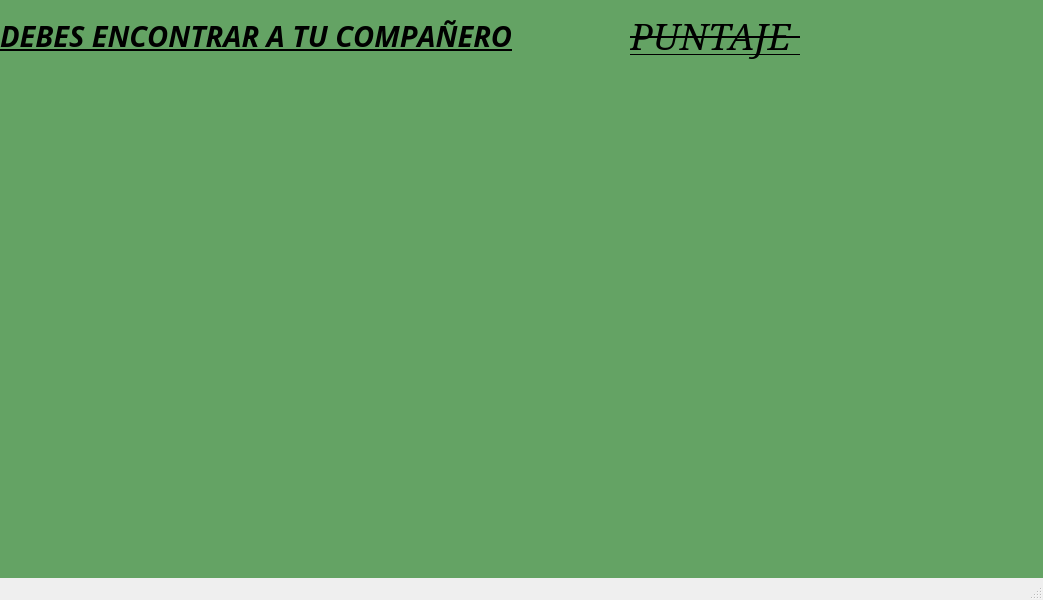
<?xml version="1.0" encoding="UTF-8"?>
<ui version="4.0">
 <class>MainWindow</class>
 <widget class="QMainWindow" name="MainWindow">
  <property name="geometry">
   <rect>
    <x>0</x>
    <y>0</y>
    <width>1043</width>
    <height>600</height>
   </rect>
  </property>
  <property name="windowTitle">
   <string>MainWindow</string>
  </property>
  <widget class="QWidget" name="centralwidget">
   <widget class="QGraphicsView" name="graphicsView">
    <property name="geometry">
     <rect>
      <x>-80</x>
      <y>-50</y>
      <width>1500</width>
      <height>801</height>
     </rect>
    </property>
    <property name="styleSheet">
     <string notr="true">background-color: rgb(100, 163, 100);</string>
    </property>
   </widget>
   <widget class="QLabel" name="lblPuntaje">
    <property name="geometry">
     <rect>
      <x>630</x>
      <y>-10</y>
      <width>291</width>
      <height>91</height>
     </rect>
    </property>
    <property name="font">
     <font>
      <family>Garamond</family>
      <pointsize>28</pointsize>
      <weight>50</weight>
      <italic>true</italic>
      <bold>false</bold>
      <underline>true</underline>
      <strikeout>true</strikeout>
     </font>
    </property>
    <property name="tabletTracking">
     <bool>false</bool>
    </property>
    <property name="text">
     <string>PUNTAJE </string>
    </property>
   </widget>
   <widget class="QLabel" name="label">
    <property name="geometry">
     <rect>
      <x>0</x>
      <y>-20</y>
      <width>581</width>
      <height>111</height>
     </rect>
    </property>
    <property name="font">
     <font>
      <family>Tw Cen MT</family>
      <pointsize>22</pointsize>
      <weight>75</weight>
      <italic>true</italic>
      <bold>true</bold>
      <underline>true</underline>
      <strikeout>false</strikeout>
      <kerning>false</kerning>
     </font>
    </property>
    <property name="text">
     <string>DEBES ENCONTRAR A TU COMPAÑERO</string>
    </property>
   </widget>
  </widget>
  <widget class="QMenuBar" name="menubar">
   <property name="geometry">
    <rect>
     <x>0</x>
     <y>0</y>
     <width>1043</width>
     <height>25</height>
    </rect>
   </property>
  </widget>
  <widget class="QStatusBar" name="statusbar"/>
 </widget>
 <resources/>
 <connections/>
</ui>
